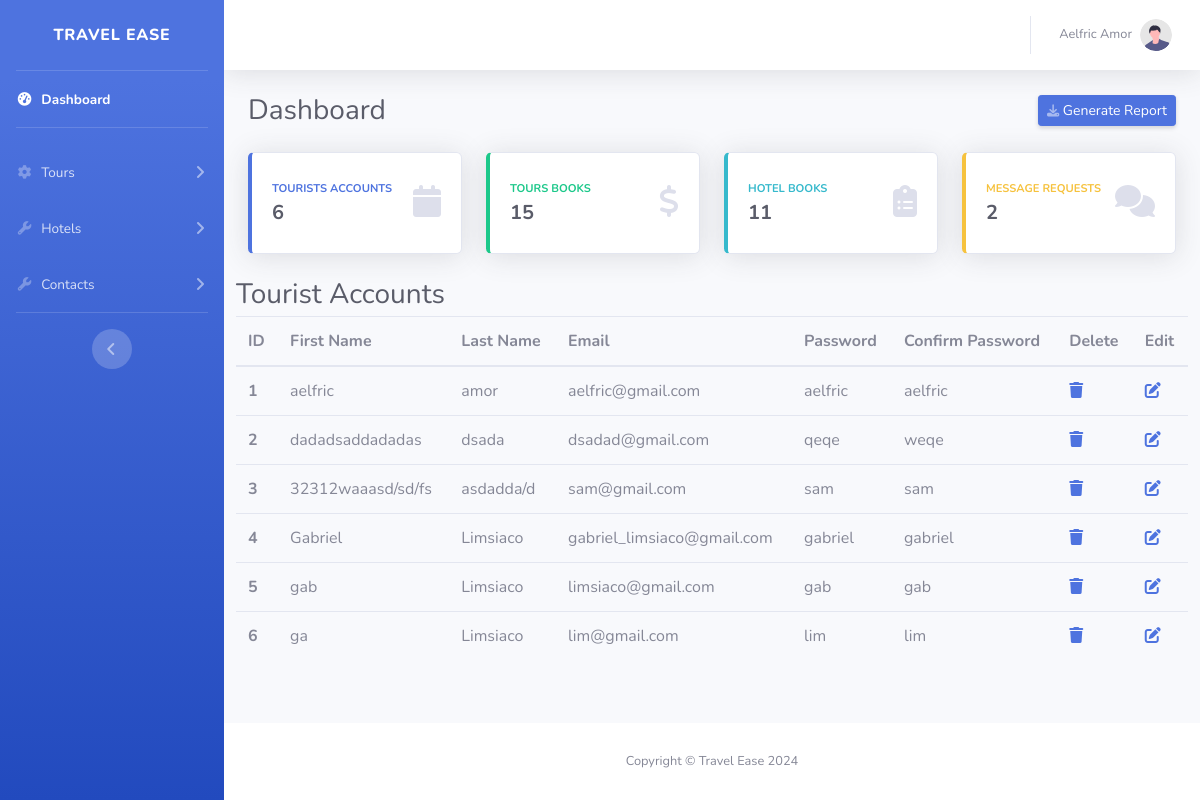
Page /Admin Dashboard/index.php (signed in) on the committed database.
### tables this page shows
CREATE TABLE `tourist_account` (
  `id` int(255) NOT NULL,
  `firstName` varchar(255) NOT NULL,
  `lastName` varchar(255) NOT NULL,
  `email` varchar(255) NOT NULL,
  `password` varchar(255) NOT NULL,
  `confirm_password` varchar(255) NOT NULL
);

### Admin Dashboard/index.php (the view, shortened to what this page needs)
<?php
	include "../conn.php";
    if(empty($_SESSION)){
		header("Location: ../admin.php");
    } else {
        $email = $_SESSION['email'];
        $get_details = mysqli_query($conn, "SELECT * FROM admin WHERE email = '$email'");
        while($row = mysqli_fetch_object($get_details)){
            $firstName = $row -> firstName;
            $lastName = $row -> lastName;
        }
    }
?>
<!DOCTYPE html>
<html lang="en">
<head>
    <link href="vendor/fontawesome-free/css/all.min.css" rel="stylesheet" type="text/css">
    <link href="css/sb-admin-2.min.css" rel="stylesheet">
    <link rel="stylesheet" href="https://cdnjs.cloudflare.com/ajax/libs/font-awesome/6.5.1/css/all.min.css" />
</head>
<body id="page-top">
    <div id="wrapper">
        <ul class="navbar-nav bg-gradient-primary sidebar sidebar-dark accordion" id="accordionSidebar">
            <a class="sidebar-brand d-flex align-items-center justify-content-center" href="index.php">
                <div class="sidebar-brand-text mx-3">Travel Ease</div>
            </a>
            <hr class="sidebar-divider my-0">
            <li class="nav-item active">
                <a class="nav-link" href="index.php">
                    <i class="fas fa-fw fa-tachometer-alt"></i>
                    <span>Dashboard</span>
                </a>
            </li>
            <hr class="sidebar-divider">
            <li class="nav-item">
                <a class="nav-link collapsed" href="#" data-toggle="collapse" data-target="#collapseTwo" aria-expanded="true" aria-controls="collapseTwo">
                    <i class="fas fa-fw fa-cog"></i>
                    <span>Tours</span>
                </a>
            </li>
            <li class="nav-item">
                <a class="nav-link collapsed" href="#" data-toggle="collapse" data-target="#collapseUtilities" aria-expanded="true" aria-controls="collapseUtilities">
                    <i class="fas fa-fw fa-wrench"></i>
                    <span>Hotels</span>
                </a>
            </li>
            <li class="nav-item">
                <a class="nav-link collapsed" href="#" data-toggle="collapse" data-target="#collapseContact" aria-expanded="true" aria-controls="collapseUtilities">
                    <i class="fas fa-fw fa-wrench"></i>
                    <span>Contacts</span>
                </a>
            </li>
            <hr class="sidebar-divider d-none d-md-block">
            <div class="text-center d-none d-md-inline">
                <button class="rounded-circle border-0" id="sidebarToggle"></button>
            </div>
        </ul>
        <div id="content-wrapper" class="d-flex flex-column">
            <div id="content">
                <nav class="navbar navbar-expand navbar-light bg-white topbar mb-4 static-top shadow">
                    <ul class="navbar-nav ml-auto">
                        <li class="nav-item dropdown no-arrow">
                            <a class="nav-link dropdown-toggle" href="#" id="userDropdown" role="button" data-toggle="dropdown" aria-haspopup="true" aria-expanded="false">
                                <span class="mr-2 d-none d-lg-inline text-gray-600 small"><?php echo $firstName . " " . $lastName ?></span>
                                <img class="img-profile rounded-circle" src="img/undraw_profile.svg">
                            </a>
                        </li>
                    </ul>
                </nav>
                <div class="container-fluid">
                    <div class="d-sm-flex align-items-center justify-content-between mb-4">
                        <h1 class="h3 mb-0 text-gray-800">Dashboard</h1>
                        <a href="#" class="d-none d-sm-inline-block btn btn-sm btn-primary shadow-sm"><i class="fas fa-download fa-sm text-white-50"></i> Generate Report</a>
                    </div>
                    <div class="row">
                        <div class="col-xl-3 col-md-6 mb-4">
                            <div class="card border-left-primary shadow h-100 py-2">
                                <div class="card-body">
                                    <div class="row no-gutters align-items-center">
                                        <div class="col mr-2">
                                            <div class="text-xs font-weight-bold text-primary text-uppercase mb-1">
                                                Tourists Accounts
                                            </div>
                                            <div class="h5 mb-0 font-weight-bold text-gray-800">
                                                <?php
                                                    $query = "SELECT COUNT(*) FROM tourist_account";
                                                    $result = mysqli_query($conn, $query);
                                                    $row = mysqli_fetch_array($result);
                                                    $total = $row[0];
                                                    echo $total;
                                                ?>
                                            </div>
                                        </div>
                                        <div class="col-auto">
                                            <i class="fas fa-calendar fa-2x text-gray-300"></i>
                                        </div>
                                    </div>
                                </div>
                            </div>
                        </div>
                        <div class="col-xl-3 col-md-6 mb-4">
                            <div class="card border-left-success shadow h-100 py-2">
                                <div class="card-body">
                                    <div class="row no-gutters align-items-center">
                                        <div class="col mr-2">
                                            <div class="text-xs font-weight-bold text-success text-uppercase mb-1">
                                                Tours Books
                                            </div>
                                            <div class="h5 mb-0 font-weight-bold text-gray-800">
                                                <?php
                                                    $query = "SELECT COUNT(*) FROM bookplace";
                                                    $check_query = mysqli_query($conn, $query);
                                                    $col = mysqli_fetch_array($check_query);
                                                    $display_col = $col[0];
                                                    echo $display_col;
                                                ?>
                                            </div>
                                        </div>
                                        <div class="col-auto">
                                            <i class="fas fa-dollar-sign fa-2x text-gray-300"></i>
                                        </div>
                                    </div>
                                </div>
                            </div>
                        </div>
                        <div class="col-xl-3 col-md-6 mb-4">
                            <div class="card border-left-info shadow h-100 py-2">
                                <div class="card-body">
                                    <div class="row no-gutters align-items-center">
                                        <div class="col mr-2">
                                            <div class="text-xs font-weight-bold text-info text-uppercase mb-1">
                                                Hotel Books
                                            </div>
                                            <div class="row no-gutters align-items-center">
                                                <div class="col-auto">
                                                    <div class="h5 mb-0 mr-3 font-weight-bold text-gray-800">
                                                        <?php
                                                            $query = "SELECT COUNT(*) FROM book_hotel";
                                                            $checkHotelQuery = mysqli_query($conn, $query);
                                                            $colHotels = mysqli_fetch_array($checkHotelQuery);
                                                            $displayHotelCol = $colHotels[0];
                                                            echo $displayHotelCol;
                                                        ?>
                                                    </div>
                                                </div>
                                            </div>
                                        </div>
                                        <div class="col-auto">
                                            <i class="fas fa-clipboard-list fa-2x text-gray-300"></i>
                                        </div>
                                    </div>
                                </div>
                            </div>
                        </div>
                        <div class="col-xl-3 col-md-6 mb-4">
                            <div class="card border-left-warning shadow h-100 py-2">
                                <div class="card-body">
                                    <div class="row no-gutters align-items-center">
                                        <div class="col mr-2">
                                            <div class="text-xs font-weight-bold text-warning text-uppercase mb-1">
                                                Message Requests
                                            </div>
                                            <div class="h5 mb-0 font-weight-bold text-gray-800">
                                                <?php
                                                    $query = "SELECT COUNT(*) FROM contact";
                                                    $checkContact = mysqli_query($conn, $query);
                                                    $colContact = mysqli_fetch_array($checkContact);
                                                    $displayContact = $colContact[0];
                                                    echo $displayContact;
                                                ?>
                                            </div>
                                        </div>
                                        <div class="col-auto">
                                            <i class="fas fa-comments fa-2x text-gray-300"></i>
                                        </div>
                                    </div>
                                </div>
                            </div>
                        </div>
                    </div>
                    <div class="row">
                        <h1 class="h3 mb-1 text-gray-800">Tourist Accounts</h1>
                        <table class="table">
                            <thead>
                                <tr>
                                    <th scope="col">ID</th>
                                    <th scope="col">First Name</th>
                                    <th scope="col">Last Name</th>
                                    <th scope="col">Email</th>
                                    <th scope="col">Password</th>
                                    <th scope="col">Confirm Password</th>
                                    <th scope="col">Delete</th>
                                    <th scope="col">Edit</th>
                                </tr>
                            </thead>
                            <tbody>
                                <?php
                                    $query = "SELECT * FROM tourist_account";
                                    $table_data = mysqli_query($conn, $query);
                                    while ($display_data = mysqli_fetch_array($table_data)) {
                                        ?>
                                            <tr>
                                                <th scope="row"><?php echo $display_data['id']; ?></th>
                                                <td><?php echo $display_data['firstName']; ?></td>
                                                <td><?php echo $display_data['lastName']; ?></td>
                                                <td><?php echo $display_data['email']; ?></td>
                                                <td><?php echo $display_data['password']; ?></td>
                                                <td><?php echo $display_data['confirm_password']; ?></td>
                                                <td><a href="../CRUD/deleteTouristAccount.php?del_id=<?php echo $display_data['id']; ?>" data-toggle="modal" data-target="#deleteRow"><i class="fa-solid fa-trash"></i></a></td>
                                                <td><a href="update.php"><i class="fas fa-edit"></i></a></td>
                                            </tr>
                                        <?php
                                    }
                                ?>
                            </tbody>
                        </table>
                    </div>
                </div>
            </div>
            <footer class="sticky-footer bg-white">
                <div class="container my-auto">
                    <div class="copyright text-center my-auto">
                        <span>Copyright &copy; Travel Ease 2024</span>
                    </div>
                </div>
            </footer>
        </div>
    </div>
</body>
</html>

### rows in the picture
tourist_account: id "1", firstName "aelfric", lastName "amor", email "aelfric@gmail.com", password "aelfric", confirm_password "aelfric"
tourist_account: id "2", firstName "dadadsaddadadas", lastName "dsada", email "dsadad@gmail.com", password "qeqe", confirm_password "weqe"
tourist_account: id "3", firstName "32312waaasd/sd/fs", lastName "asdadda/d", email "sam@gmail.com", password "sam", confirm_password "sam"
tourist_account: id "4", firstName "Gabriel", lastName "Limsiaco", email "gabriel_limsiaco@gmail.com", password "gabriel", confirm_password "gabriel"
tourist_account: id "5", firstName "gab", lastName "Limsiaco", email "limsiaco@gmail.com", password "gab", confirm_password "gab"
tourist_account: id "6", firstName "ga", lastName "Limsiaco", email "lim@gmail.com", password "lim", confirm_password "lim"

### other values in the picture
$firstName "Aelfric"
$lastName "Amor"
$total "6"
$display_col "15"
$displayHotelCol "11"
$displayContact "2"
